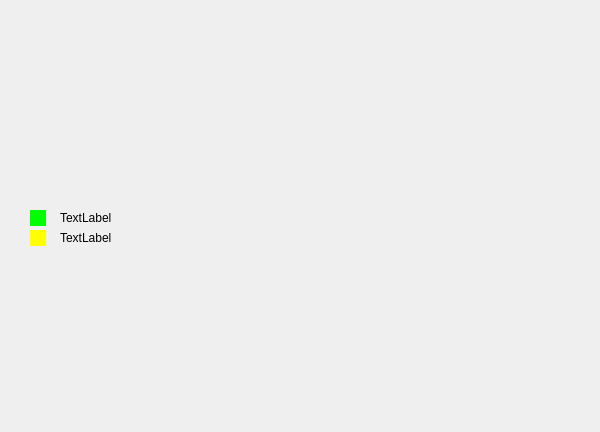
<?xml version="1.0" encoding="UTF-8"?>
<ui version="4.0">
 <class>statestique</class>
 <widget class="QDialog" name="statestique">
  <property name="geometry">
   <rect>
    <x>0</x>
    <y>0</y>
    <width>600</width>
    <height>432</height>
   </rect>
  </property>
  <property name="windowTitle">
   <string>Dialog</string>
  </property>
  <widget class="QWidget" name="widget_4" native="true">
   <property name="geometry">
    <rect>
     <x>30</x>
     <y>210</y>
     <width>16</width>
     <height>16</height>
    </rect>
   </property>
   <property name="styleSheet">
    <string notr="true">background-color: rgb(0, 255, 0);</string>
   </property>
  </widget>
  <widget class="QWidget" name="widget_2" native="true">
   <property name="geometry">
    <rect>
     <x>30</x>
     <y>230</y>
     <width>16</width>
     <height>16</height>
    </rect>
   </property>
   <property name="styleSheet">
    <string notr="true">
background-color: rgb(255, 255, 0);</string>
   </property>
  </widget>
  <widget class="QLabel" name="labeldos">
   <property name="geometry">
    <rect>
     <x>60</x>
     <y>230</y>
     <width>111</width>
     <height>16</height>
    </rect>
   </property>
   <property name="text">
    <string>TextLabel</string>
   </property>
  </widget>
  <widget class="QLabel" name="labeluno">
   <property name="geometry">
    <rect>
     <x>60</x>
     <y>210</y>
     <width>101</width>
     <height>16</height>
    </rect>
   </property>
   <property name="text">
    <string>TextLabel</string>
   </property>
  </widget>
 </widget>
 <resources/>
 <connections/>
</ui>
